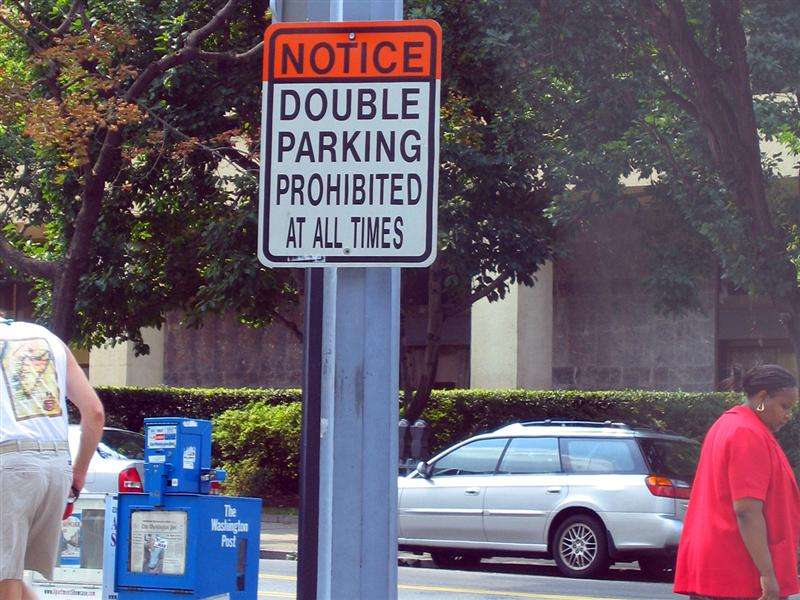
//> input picture modules/text/samples/scenetext01.jpg, 800 x 600 px
$ ./textdetection_swt scenetext01.jpg   (built with g++ and OpenCV 4)
//> lines starting //> are read from the running program, lines starting //| are printed output that depends on the picture; after the words box and inside, x2 and y2 are one past the last pixel; in counts of white or black regions, pixels touching at a corner belong together
// Sample code which demonstrates the working of
// stroke width transform in the text module of OpenCV
#include <opencv2/text.hpp>
#include <opencv2/highgui.hpp>
#include <opencv2/imgproc.hpp>
#include <opencv2/imgcodecs.hpp>

#include <iostream>
#include <fstream>
#include <vector>
#include <string>

using namespace std;
using namespace cv;

static void help(const CommandLineParser& cmd, const string& errorMessage)
{
    cout << errorMessage << endl;
    cout << "Avaible options:" << endl;
    cmd.printMessage();
}

static bool fileExists (const string& filename)
{
    ifstream f(filename.c_str());
    return f.good();
}

int main(int argc, const char * argv[])
{
    const char* keys =
        "{help h usage ? |false | print this message }"
        "{@image         |      | path to image }"
        "{@darkOnLight   |false | indicates whether text to be extracted is dark on a light brackground. Defaults to false. }"
        ;

    CommandLineParser cmd(argc, argv, keys);

    if(cmd.get<bool>("help"))
    {
        help(cmd, "Usage: ./textdetection_swt [options] \nExample: ./textdetection_swt scenetext_segmented_word03.jpg true");
        return EXIT_FAILURE;
    }

    string filepath = cmd.get<string>("@image");

    if (!fileExists(filepath)) {
        help(cmd, "ERROR: Could not find the image file. Please check the path.");
        return EXIT_FAILURE;
    }

    bool dark_on_light = cmd.get<bool>("@darkOnLight");

    Mat image = imread(filepath, IMREAD_COLOR);
//> image is the input picture: 600 rows x 800 cols, CV_8UC3; mean B, G, R 108.1, 94.7, 105.4

    if (image.empty())
    {
        help(cmd, "ERROR: Could not load the image file");
        return EXIT_FAILURE;
    }

    cout << "Starting SWT Text Detection Demo with dark_on_light variable set to " << dark_on_light << endl;

    imshow("Input Image", image);
    waitKey(1);

    vector<cv::Rect> components;
    Mat out;
    vector<cv::Rect> regions;
    cv::text::detectTextSWT(image, components, dark_on_light, out, regions);
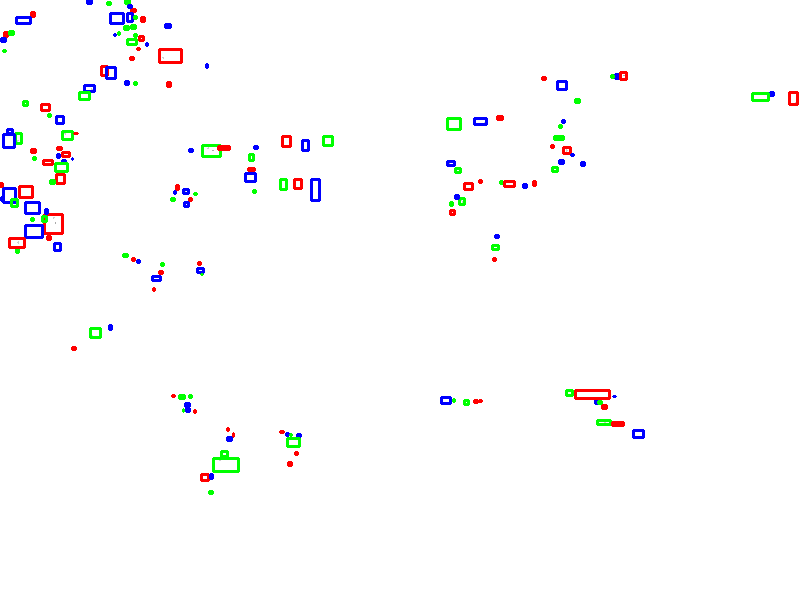
//> out: 600 rows x 800 cols, CV_8UC3; mean B, G, R 251.7, 251.6, 251.6
//> components = 176 Rects (x, y, width, height), first 8: [286, 433, 2, 2], [290, 434, 1, 1], [280, 431, 3, 1], [595, 398, 2, 5], [598, 401, 3, 2], [602, 405, 4, 3], [197, 268, 6, 4], [201, 274, 1, 0]; regions = 68 Rects (x, y, width, height), first 8: [280, 431, 11, 4], [595, 398, 11, 10], [197, 262, 6, 12], [611, 72, 15, 7], [183, 408, 12, 4], [185, 395, 6, 11], [123, 254, 16, 8], [171, 185, 7, 15]

    imshow ("Letter Candidates", out);
    waitKey(1);

    cout << components.size() << " letter candidates found." << endl;
//| 176 letter candidates found.

    Mat image_copy = image.clone();

    for (unsigned int i = 0; i < regions.size(); i++) {
        rectangle(image_copy, regions[i], cv::Scalar(0, 0, 0), 3);
    }
//> this loop made 68 passes
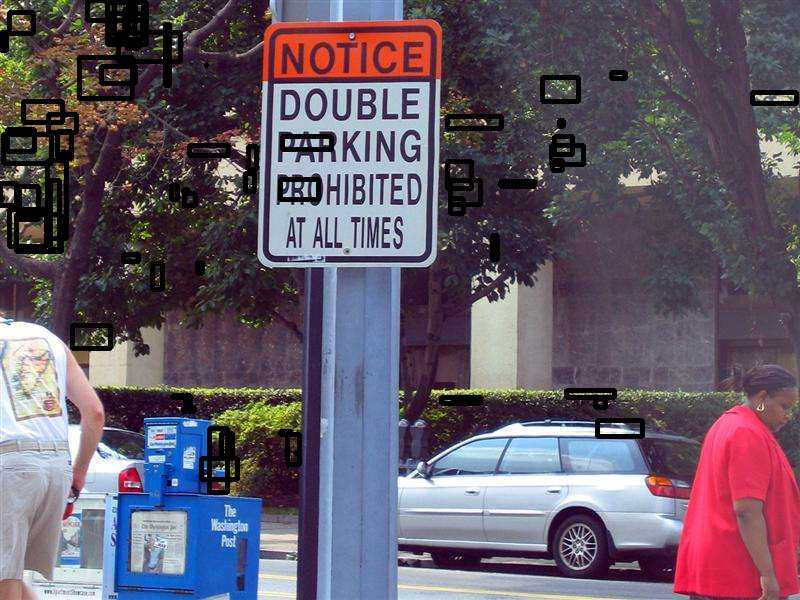
//> image_copy: 600 rows x 800 cols, CV_8UC3; 4.98% of pixels changed, all inside (x1, y1, x2, y2) = (0, 0, 799, 495)
    cout << regions.size() << " chains were obtained after merging suitable pairs" << endl;
//| 68 chains were obtained after merging suitable pairs
    cout << "Recognition finished. Press any key to exit..." << endl;

    imshow ("Chains After Merging", image_copy);
    waitKey();

    return 0;
}
